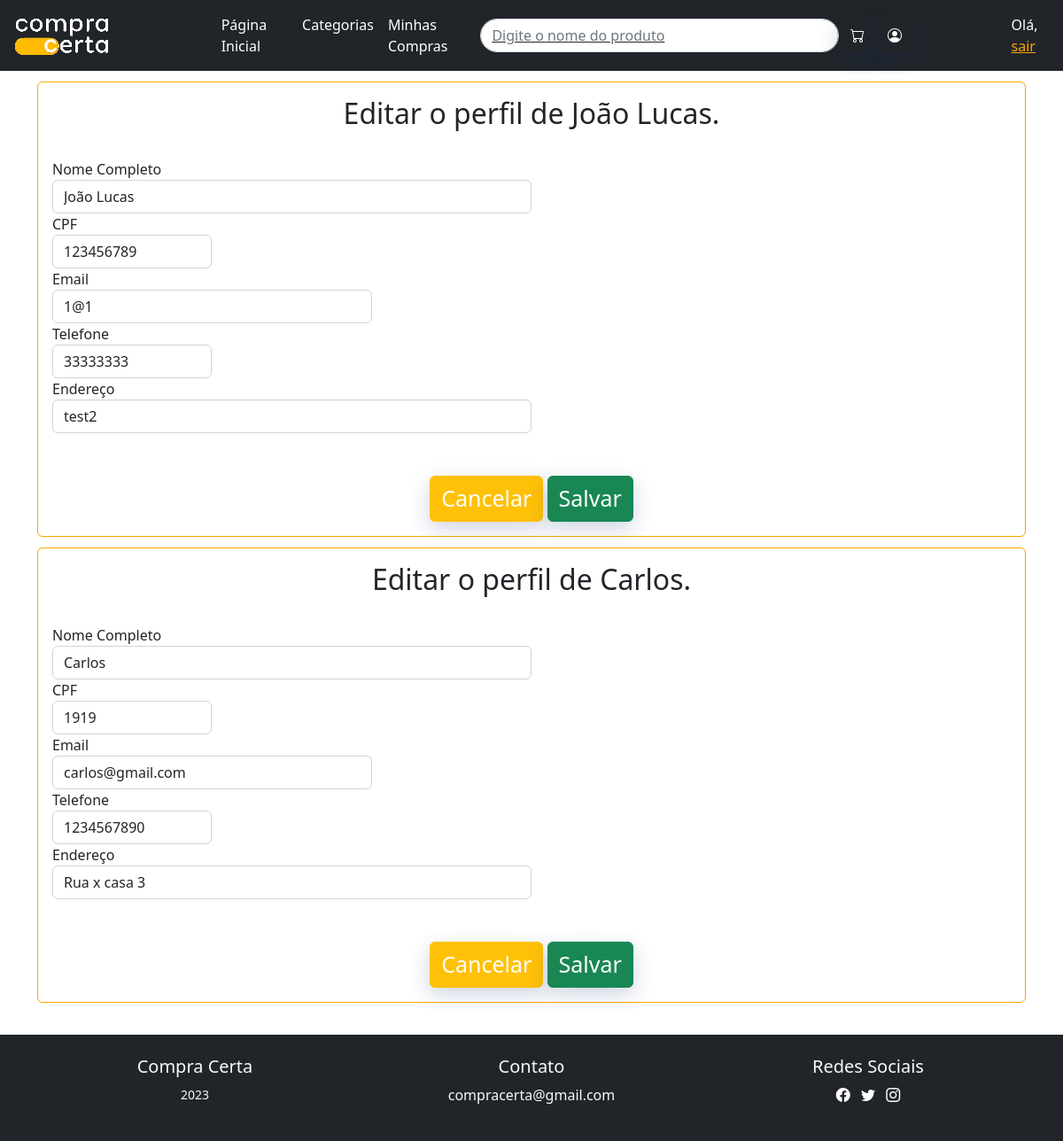
The app's page /Views/perfil-editar.php (signed in) with its own data.
### tables this page shows
CREATE TABLE IF NOT EXISTS `usuarios` (
  `nomeUsuario` varchar(100) NOT NULL,
  `emailUsuario` varchar(100) NOT NULL,
  `senhaUsuario` varchar(8) NOT NULL,
  `cpfUsuario` int NOT NULL,
  `telefoneUsuario` int DEFAULT NULL,
  `enderecoUsuario` varchar(100) NOT NULL,
  `idUsuario` int NOT NULL AUTO_INCREMENT,
  PRIMARY KEY (`idUsuario`,`emailUsuario`)
);

### Controllers/perfilControlador.php (called while the page is built, shortened)
<?php
include("Head.php");
$userId = $_SESSION['user'];
$host = 'localhost:3306';
$dbname = 'supermercadoweb';
$username = 'root';
$password = '';
try {
    $connection = new PDO("mysql:host=$host;dbname=$dbname;charset=utf8", $username, $password);
    $connection->setAttribute(PDO::ATTR_ERRMODE, PDO::ERRMODE_EXCEPTION);
} catch (PDOException $e) {
    echo "Connection failed: " . $e->getMessage();
    exit;
}
$query = "SELECT * FROM usuarios";
$stmt = $connection->prepare($query);
$stmt->execute();
$users = $stmt->fetchAll(PDO::FETCH_ASSOC);
?>

### Views/perfil-editar.php (the view, shortened to what this page needs)
<?php
require_once "../Controllers/perfilControlador.php";
?>
<!DOCTYPE html>
<html>
<body>
<?php foreach ($users as $user): ?>
<div class="container h-100" style="margin-block: 1%;">
    <div class="card-wrapper">
        <div class="card fat">
            <div class="card-body">
            <center><h2>Editar o perfil de <?php echo $user['nomeUsuario']; ?>.</h2></center><br>
                <?php if ($user['idUsuario'] != $userId): ?>
                <div class="form-row">
                <form method="POST">
                    <div class="form-group col-md-6">
                        <label for="nome-pagamento">Nome Completo</label>
                        <input type="text" class="form-control" name="nomeUsuario" value="<?php echo $user['nomeUsuario']; ?>" required autofocus>
                    </div>
                    <div class="form-group col-md-2">
                        <label for="nome-pagamento">CPF</label>
                        <input type="text" class="form-control" name="cpfUsuario" value="<?php echo $user['cpfUsuario']; ?>" required autofocus>
                    </div>
                    <div class="form-group col-md-4">
                        <label for="nome-pagamento">Email</label>
                        <input type="text" class="form-control" name="emailUsuario" value="<?php echo $user['emailUsuario']; ?>" required autofocus>
                    </div>
                    <div class="form-group col-2">
                        <label for="nome-pagamento">Telefone</label>
                        <input type="text" class="form-control" name="telefoneUsuario" value="<?php echo $user['telefoneUsuario']; ?>" required autofocus>
                    </div>
                    <div class="form-group col-md-6">
                        <label for="nome-pagamento">Endereço</label>
                        <input type="text" class="form-control" name="enderecoUsuario" value="<?php echo $user['enderecoUsuario']; ?>" required autofocus>
                    </div>
                    <br><br>
                    <center>
                        <a href='./perfil.php'>
                            <button type="submit" class="btn btn-warning btn-block" style=" font-size: 25px;">
                                <span style="color: white">Cancelar</span></a>
                            <button type="submit" name="save_user"class="btn btn-success btn-block" style=" font-size: 25px;">
                                Salvar
                            </button>
                    </form>
                </div>
                <?php endif; ?>
            </div>
        </div>
    </div>
</div>
<?php endforeach; ?>
<?php require "Footer.php"; ?>
</body>
</html>

### Views/style/style.css (style rules this page uses)
.form-group { position: relative; display: block; margin: 0; padding: 0; }
.btn { background-color: orange; color: #ffeba7; box-shadow: 0 8px 24px 0 rgba(16,39,112,.2); }

### Views/Head.php (style rules this page uses)
.card { border-color: orange; }

### Views/Footer.php (style rules this page uses)
span { display: inline-block; }

### records on screen
usuarios: nomeUsuario "João Lucas", cpfUsuario "123456789", emailUsuario "1@1", telefoneUsuario "33333333", enderecoUsuario "test2"
usuarios: nomeUsuario "Carlos", cpfUsuario "1919", emailUsuario "carlos@gmail.com", telefoneUsuario "1234567890", enderecoUsuario "Rua x casa 3"
